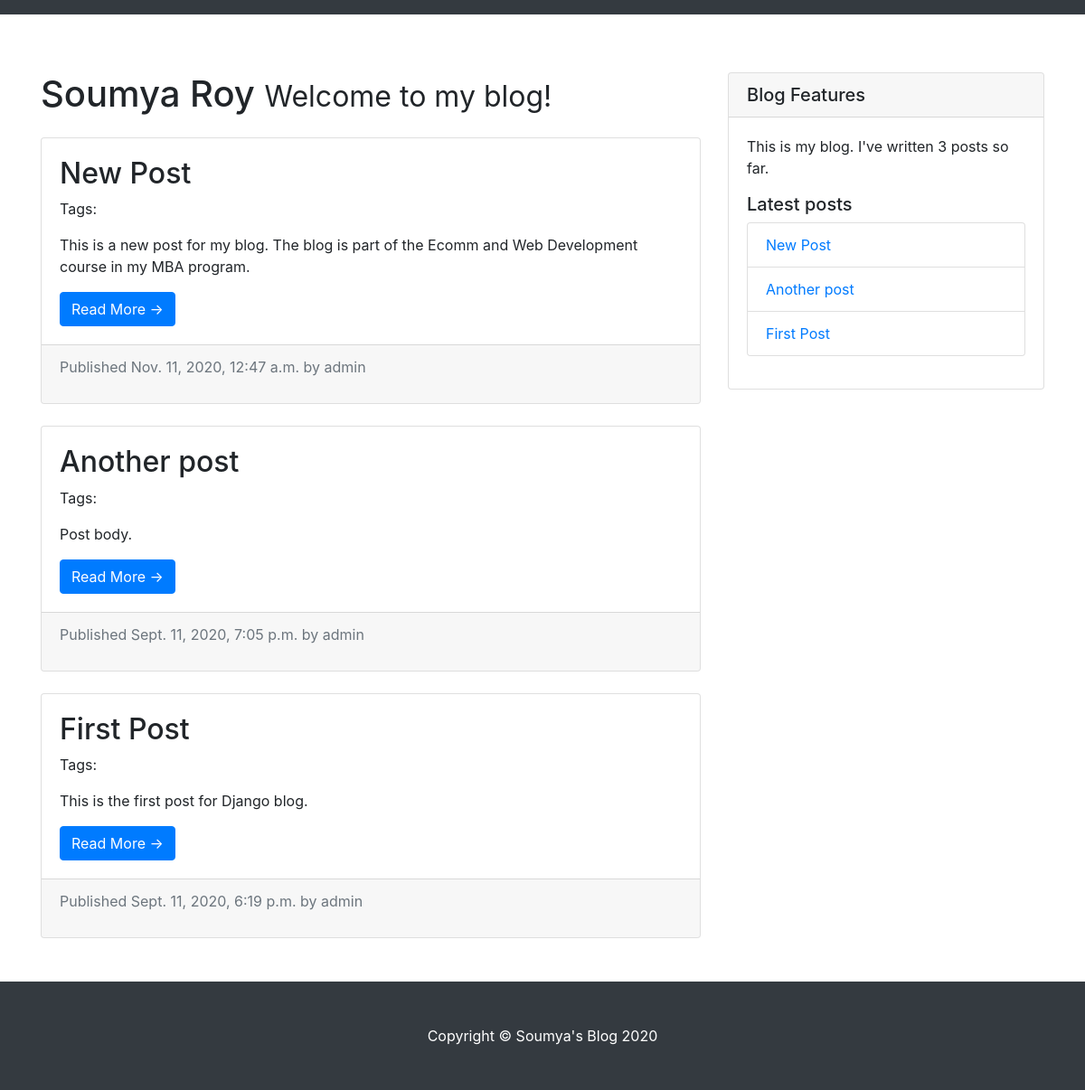
/blog/, run on an earlier commit of the app's database.
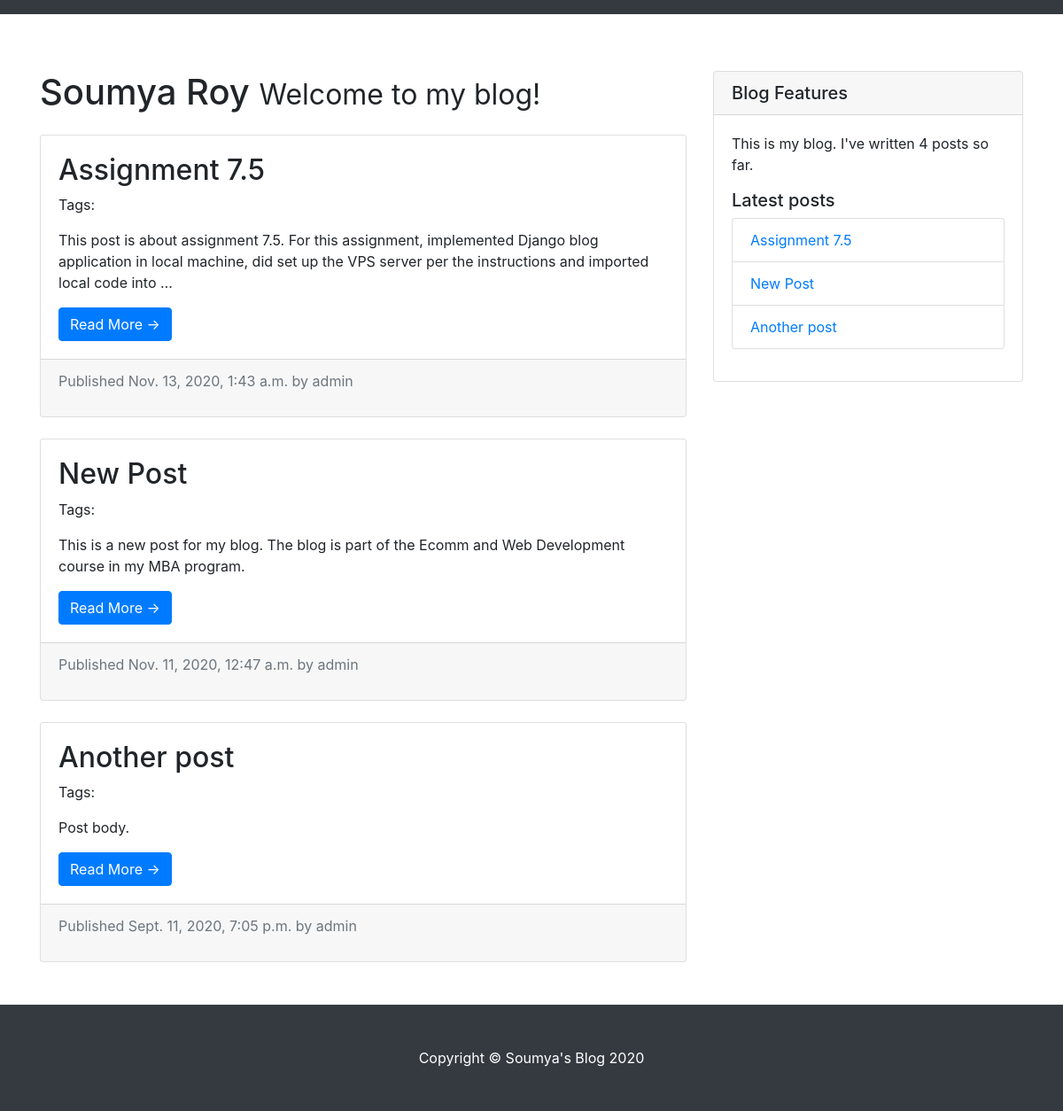
And on a later commit of the database.
### blog/models.py (models this page shows, shortened)
class Post(models.Model):
    def get_absolute_url(self):
        return reverse('blog:post_detail',
                args=[self.publish.year,
                    self.publish.month,
                    self.publish.day, self.slug])
    objects = models.Manager() # The default manager.
    published = PublishedManager() # Our custom manager.
    STATUS_CHOICES = (
            ('draft', 'Draft'),
            ('published', 'Published'),
            )
    title = models.CharField(max_length=250)
    slug = models.SlugField(max_length=250,
            unique_for_date='publish')
    author = models.ForeignKey(User,
            on_delete=models.CASCADE,
            related_name='blog_posts')
    body = models.TextField()
    publish = models.DateTimeField(default=timezone.now)
    created = models.DateTimeField(auto_now_add=True)
    updated = models.DateTimeField(auto_now=True)
    status = models.CharField(max_length=10,
            choices=STATUS_CHOICES,
            default='draft')
    class Meta:
        ordering = ('-publish',)

### blog/views.py (the view)
# urls.py: path('', views.PostListView.as_view(), name='post_list'),
class PostListView(ListView):
        queryset = Post.published.all()
        context_object_name = 'posts'
        paginate_by = 3
        template_name = 'blog/post/list.html'

### blog/models.py (called while the page is built)
    def get_queryset(self):
        return super(PublishedManager,
                    self).get_queryset()\
                        .filter(status='published')

### blog/templatetags/blog_tags.py (called while the page is built)
@register.simple_tag
def total_posts():
    return Post.published.count()

@register.inclusion_tag('blog/post/latest_posts.html')
def show_latest_posts(count=5):
    latest_posts = Post.published.order_by('-publish')[:count]
    return {'latest_posts': latest_posts}

@register.filter(name='markdown')
def markdown_format(text):
    return mark_safe(markdown.markdown(text))

### blog/templates/blog/post/list.html (shortened to what this page needs)
{% extends "blog/base.html" %}
{% load blog_tags %}
{% block content %}
<div class="col-md-8">
    <h1 class="my-4">Soumya Roy
        <small>Welcome to my blog!</small>
    </h1>
    {% for post in posts %}
    <div class="card mb-4">
        <div class="card-body">
            <h2>
                    {{ post.title }}
            </h2>
            <p class="tags">
                Tags:
            </p>
            <p class="card-text">
                {{ post.body|markdown|truncatewords_html:30}}
            </p>
            <a href="{{ post.get_absolute_url }}" class="btn btn-primary">Read More &rarr;</a>
        </div>
        <div class="card-footer text-muted">
            <p class="date">
                Published {{ post.publish }} by {{ post.author }}
            </p>
        </div>
    </div>
    {% endfor %}
</div>
{% endblock %}

### blog/templates/blog/base.html (shortened to what this page needs)
{% load static %}
<!DOCTYPE html>
<html>
<head>
  <link rel="stylesheet"
        href="https://cdn.jsdelivr.net/npm/bootstrap@4.5.3/dist/css/bootstrap.min.css"
>
  <link href="{% static "css/blog.css" %}" rel="stylesheet">
</head>
<body>
  {% include "blog/navigation.html" %}
  <div class="container">
    <div class="row">
      {% block content %}
      {% endblock content %}
      {% include 'blog/sidebar.html'%}
    </div>
  </div>
  <footer class="py-5 bg-dark">
    <div class="container">
      <p class="m-0 text-center text-white">
        Copyright &copy; Soumya's Blog
      </p>
    </div>
  </footer>
</body>
</html>

### blog/templates/blog/navigation.html (shortened to what this page needs)
<nav class="navbar navbar-expand-lg navbar-dark bg-dark fixed-top">
</nav>

### blog/templates/blog/sidebar.html (shortened to what this page needs)
{% load blog_tags %}
<div class="col-md-4">
    <div class="card my-4">
        <h5 class="card-header">Blog Features</h5>
        <div class="card-body">
            <p>
                This is my blog. I've written {% total_posts %} posts so far.
            </p>
            <h5>Latest posts</h5>
            {% show_latest_posts 3 %}
        </div>
    </div>
</div>

### blog/templates/blog/post/latest_posts.html
<ul class="list-group">
    {% for post in latest_posts %}
        <li class="list-group-item list-group-item-action">
            <a href="{{ post.get_absolute_url }}">{{ post.title }}</a>
        </li>
    {% endfor %}
</ul>

### blog/static/css/blog.css (style rules this page uses)
body { padding-top: 56px; }

What changed in the data, as far as the page shows it:
no longer on this page (row unchanged): Post: title "First Post", body "This is the first post for Django blog.", publish "Sept. 11, 2020, 6:19 p.m.", author "admin"
added Post: title "Assignment 7.5", body "This post is about assignment 7.5. For this assignment, implemented Django blog application in local machine, did set up the VPS server per the instructions and imported local code into …", publish "Nov. 13, 2020, 1:43 a.m.", author "admin"
Also different on the page:
text no longer shown: "3"
text now shown: "4"
